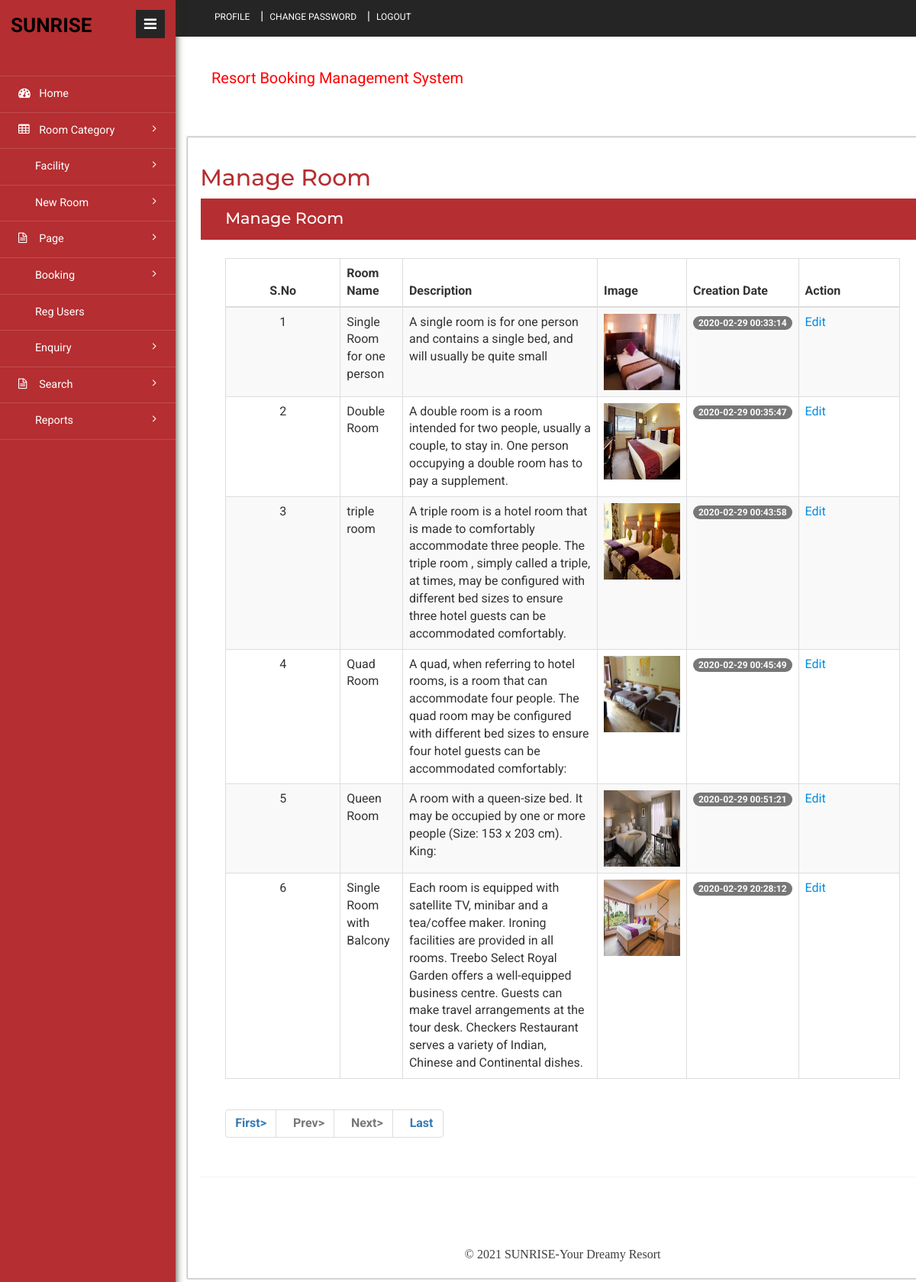
The page /admin/manage-room.php (signed in) on the database its author committed.
### tables this page shows
CREATE TABLE `tblroom` (
  `ID` int(10) NOT NULL,
  `RoomType` int(10) DEFAULT NULL,
  `RoomName` varchar(200) DEFAULT NULL,
  `MaxAdult` int(5) DEFAULT NULL,
  `MaxChild` int(5) DEFAULT NULL,
  `RoomDesc` mediumtext DEFAULT NULL,
  `NoofBed` int(5) DEFAULT NULL,
  `Image` varchar(200) DEFAULT NULL,
  `RoomFacility` varchar(200) DEFAULT NULL,
  `CreationDate` timestamp NULL DEFAULT current_timestamp()
);

### admin/manage-room.php (the view, shortened to what this page needs)
<?php
include('includes/dbconnection.php');
if (strlen($_SESSION['hbmsaid']==0)) {
  header('location:logout.php');
  } else{
?>
<!DOCTYPE HTML>
<html>
<head>
<link href="css/bootstrap.min.css" rel='stylesheet' type='text/css' />
<link href="css/style.css" rel='stylesheet' type='text/css' />
<link href="css/font-awesome.css" rel="stylesheet">
<link rel="stylesheet" href="css/icon-font.min.css" type='text/css' />
</head>
<body>
   <div class="page-container">
	<div class="left-content">
	   <div class="inner-content">
			<?php include_once('includes/header.php');?>
			<div class="content">
<div class="women_main">
	<div class="grids">
					<div class="progressbar-heading grids-heading">
						<h2>Manage Room</h2>
					</div>
					<div class="panel panel-widget forms-panel">
						<div class="forms">
							<div class="form-grids widget-shadow" data-example-id="basic-forms">
								<div class="form-title">
									<h4>Manage Room </h4>
								</div>
								<div class="form-body">
									     <table class="table table-bordered table-striped table-vcenter js-dataTable-full-pagination">
                                <thead>
                                    <tr>
                                        <th class="text-center">S.No</th>
                                        <th>Room Name</th>
                                        <th class="d-none d-sm-table-cell">Description</th>
                                        <th class="d-none d-sm-table-cell">Image</th>
                                        <th class="d-none d-sm-table-cell">Creation Date</th>
                                        <th class="d-none d-sm-table-cell" style="width: 15%;">Action</th>
                                       </tr>
                                </thead>
                                <tbody>
                                    <?php
                                    if (isset($_GET['pageno'])) {
            $pageno = $_GET['pageno'];
        } else {
            $pageno = 1;
        }
        $no_of_records_per_page = 10;
        $offset = ($pageno-1) * $no_of_records_per_page;
 $ret = "SELECT ID FROM tblroom";
$query1 = $dbh -> prepare($ret);
$query1->execute();
$total_rows=$query1->rowCount();
$total_pages = ceil($total_rows / $no_of_records_per_page);
$sql="SELECT * from tblroom LIMIT $offset, $no_of_records_per_page";
$query = $dbh -> prepare($sql);
$query->execute();
$results=$query->fetchAll(PDO::FETCH_OBJ);
$cnt=1;
if($query->rowCount() > 0)
{
foreach($results as $row)
{               ?>
                                    <tr>
                                        <td class="text-center"><?php echo htmlentities($cnt);?></td>
                                        <td class="font-w600"><?php  echo htmlentities($row->RoomName);?></td>
                                        <td class="d-none d-sm-table-cell"><?php  echo htmlentities($row->RoomDesc);?></td>
                                         <td class="d-none d-sm-table-cell"><img src="images/<?php echo $row->Image;?>" width="100" height="100"></td>
                                        <td class="d-none d-sm-table-cell">
                                            <span class="badge badge-primary"><?php  echo htmlentities($row->CreationDate);?></span>
                                        </td>
                                         <td class="d-none d-sm-table-cell"><a href="edit-room.php?editid=<?php echo ($row->ID);?>">Edit</a></td>
                                    </tr>
                                    <?php $cnt=$cnt+1;}} ?>
                                </tbody>
                            </table>
                            <div align="left">
    <ul class="pagination" >
        <li><a href="?pageno=1"><strong>First></strong></a></li>
        <li class="<?php if($pageno <= 1){ echo 'disabled'; } ?>">
            <a href="<?php if($pageno <= 1){ echo '#'; } else { echo "?pageno=".($pageno - 1); } ?>"><strong style="padding-left: 10px">Prev></strong></a>
        </li>
        <li class="<?php if($pageno >= $total_pages){ echo 'disabled'; } ?>">
            <a href="<?php if($pageno >= $total_pages){ echo '#'; } else { echo "?pageno=".($pageno + 1); } ?>"><strong style="padding-left: 10px">Next></strong></a>
        </li>
        <li><a href="?pageno=<?php echo $total_pages; ?>"><strong style="padding-left: 10px">Last</strong></a></li>
    </ul>
</div>
								</div>
							</div>
						</div>
					</div>
				</div>
<?php include_once('includes/footer.php');?>
</div>
</div>
		</div>
</div>
			<?php include_once('includes/sidebar.php');?>
							</div>
</body>
</html><?php }  ?>

### rows shown on the page
tblroom: RoomName "Single Room for one person", RoomDesc "A single room is for one person and contains a single bed, and will usually be quite small", Image (picture), CreationDate "2020-02-29 00:33:14"
tblroom: RoomName "Double Room", RoomDesc "A double room is a room intended for two people, usually a couple, to stay in. One person occupying a double room has to pay a supplement.", Image (picture), CreationDate "2020-02-29 00:35:47"
tblroom: RoomName "triple room", RoomDesc "A triple room is a hotel room that is made to comfortably accommodate three people. The triple room , simply called a triple, at times, may be configured with different bed sizes to ensure three hotel guests can be accommodated comfortably.", Image (picture), CreationDate "2020-02-29 00:43:58"
tblroom: RoomName "Quad Room", RoomDesc "A quad, when referring to hotel rooms, is a room that can accommodate four people. The quad room may be configured with different bed sizes to ensure four hotel guests can be accommodated comfortably:", Image (picture), CreationDate "2020-02-29 00:45:49"
tblroom: RoomName "Queen Room", RoomDesc "A room with a queen-size bed. It may be occupied by one or more people (Size: 153 x 203 cm). King:", Image (picture), CreationDate "2020-02-29 00:51:21"
tblroom: RoomName "Single Room with Balcony", RoomDesc "Each room is equipped with satellite TV, minibar and a tea/coffee maker. Ironing facilities are provided in all rooms. Treebo Select Royal Garden offers a well-equipped business centre. Guests can make travel arrangements at the tour desk. Checkers Restaurant serves a variety of Indian, Chinese and Continental dishes.", Image (picture), CreationDate "2020-02-29 20:28:12"
